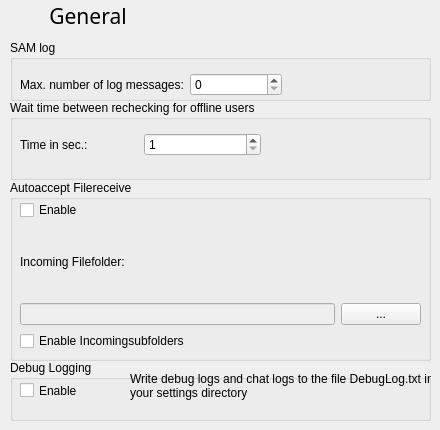
      <widget class="QWidget" name="general_page">
       <widget class="QGroupBox" name="groupBox_6">
        <property name="geometry">
         <rect>
          <x>10</x>
          <y>100</y>
          <width>421</width>
          <height>80</height>
         </rect>
        </property>
        <property name="title">
         <string>Wait time between rechecking for offline users</string>
        </property>
        <widget class="QWidget" name="layoutWidget_1">
         <property name="geometry">
          <rect>
           <x>10</x>
           <y>30</y>
           <width>241</width>
           <height>29</height>
          </rect>
         </property>
         <layout class="QHBoxLayout" name="horizontalLayout_3">
          <item>
           <widget class="QLabel" name="label_6">
            <property name="text">
             <string>Time in sec.:</string>
            </property>
           </widget>
          </item>
          <item>
           <widget class="QSpinBox" name="waitTimeBetweenCheckingForOfflineUsersSecondsSpinBox">
            <property name="minimum">
             <number>1</number>
            </property>
            <property name="maximum">
             <number>99999</number>
            </property>
            <property name="value">
             <number>1</number>
            </property>
           </widget>
          </item>
         </layout>
        </widget>
       </widget>
       <widget class="QGroupBox" name="groupBox">
        <property name="geometry">
         <rect>
          <x>10</x>
          <y>40</y>
          <width>421</width>
          <height>61</height>
         </rect>
        </property>
        <property name="title">
         <string>SAM log</string>
        </property>
        <widget class="QWidget" name="layoutWidget_18">
         <property name="geometry">
          <rect>
           <x>10</x>
           <y>30</y>
           <width>262</width>
           <height>29</height>
          </rect>
         </property>
         <layout class="QHBoxLayout" name="horizontalLayout_4">
          <item>
           <widget class="QLabel" name="label_4">
            <property name="text">
             <string>Max. number of log messages:</string>
            </property>
           </widget>
          </item>
          <item>
           <widget class="QSpinBox" name="spinBox"/>
          </item>
         </layout>
        </widget>
       </widget>
       <widget class="QWidget" name="layoutWidget_3">
        <property name="geometry">
         <rect>
          <x>10</x>
          <y>0</y>
          <width>117</width>
          <height>32</height>
         </rect>
        </property>
        <layout class="QGridLayout">
         <property name="leftMargin">
          <number>0</number>
         </property>
         <property name="topMargin">
          <number>0</number>
         </property>
         <property name="rightMargin">
          <number>0</number>
         </property>
         <property name="bottomMargin">
          <number>0</number>
         </property>
         <property name="spacing">
          <number>6</number>
         </property>
         <item row="0" column="1">
          <widget class="QLabel" name="basicLabel">
           <property name="sizePolicy">
            <sizepolicy hsizetype="Fixed" vsizetype="Fixed">
             <horstretch>0</horstretch>
             <verstretch>0</verstretch>
            </sizepolicy>
           </property>
           <property name="minimumSize">
            <size>
             <width>0</width>
             <height>30</height>
            </size>
           </property>
           <property name="font">
            <font>
             <family>Sans Serif</family>
             <pointsize>16</pointsize>
             <weight>75</weight>
             <italic>true</italic>
             <bold>true</bold>
             <underline>true</underline>
             <strikeout>false</strikeout>
            </font>
           </property>
           <property name="text">
            <string>&lt;html&gt;&lt;head&gt;&lt;meta name=&quot;qrichtext&quot; content=&quot;1&quot; /&gt;&lt;style type=&quot;text/css&quot;&gt;
p, li { white-space: pre-wrap; }
&lt;/style&gt;&lt;/head&gt;&lt;body style=&quot; font-family:'Sans Serif'; font-size:16pt; font-weight:600; font-style:italic; text-decoration: underline;&quot;&gt;
&lt;p style=&quot; -qt-block-indent:0; text-indent:0px;&quot;&gt;&lt;span style=&quot; font-weight:400; font-style:normal; text-decoration:none;&quot;&gt;General&lt;/span&gt;&lt;/p&gt;&lt;/body&gt;&lt;/html&gt;</string>
           </property>
           <property name="alignment">
            <set>Qt::AlignCenter</set>
           </property>
          </widget>
         </item>
         <item row="0" column="0">
          <widget class="QLabel" name="basiciconlabel">
           <property name="text">
            <string/>
           </property>
           <property name="pixmap">
            <pixmap resource="resourcen.qrc">:/icons/settings.png</pixmap>
           </property>
           <property name="alignment">
            <set>Qt::AlignCenter</set>
           </property>
          </widget>
         </item>
        </layout>
       </widget>
       <widget class="QGroupBox" name="groupBox_16">
        <property name="geometry">
         <rect>
          <x>10</x>
          <y>180</y>
          <width>421</width>
          <height>181</height>
         </rect>
        </property>
        <property name="title">
         <string>Autoaccept Filereceive</string>
        </property>
        <widget class="QWidget" name="layoutWidget_19">
         <property name="geometry">
          <rect>
           <x>10</x>
           <y>20</y>
           <width>401</width>
           <height>151</height>
          </rect>
         </property>
         <layout class="QVBoxLayout" name="verticalLayout_5">
          <item>
           <layout class="QVBoxLayout" name="verticalLayout_2">
            <item>
             <widget class="QCheckBox" name="checkBox_AutoAcceptFileRecive">
              <property name="enabled">
               <bool>true</bool>
              </property>
              <property name="text">
               <string>Enable</string>
              </property>
              <property name="checkable">
               <bool>true</bool>
              </property>
             </widget>
            </item>
            <item>
             <widget class="QLabel" name="label_16">
              <property name="text">
               <string>Incoming Filefolder:</string>
              </property>
             </widget>
            </item>
            <item>
             <layout class="QHBoxLayout" name="horizontalLayout_2">
              <item>
               <widget class="QLineEdit" name="txt_IncomingFileFolder">
                <property name="enabled">
                 <bool>false</bool>
                </property>
               </widget>
              </item>
              <item>
               <widget class="QPushButton" name="cmd_IncomingFileFolder">
                <property name="enabled">
                 <bool>true</bool>
                </property>
                <property name="text">
                 <string>...</string>
                </property>
               </widget>
              </item>
             </layout>
            </item>
           </layout>
          </item>
          <item>
           <widget class="QCheckBox" name="checkBox_IncomingSubFolders">
            <property name="enabled">
             <bool>true</bool>
            </property>
            <property name="text">
             <string>Enable Incomingsubfolders</string>
            </property>
            <property name="checkable">
             <bool>true</bool>
            </property>
           </widget>
          </item>
         </layout>
        </widget>
       </widget>
       <widget class="QGroupBox" name="groupBox_22">
        <property name="geometry">
         <rect>
          <x>10</x>
          <y>360</y>
          <width>421</width>
          <height>61</height>
         </rect>
        </property>
        <property name="title">
         <string>Debug Logging</string>
        </property>
        <widget class="QCheckBox" name="checkBox_DebugLog">
         <property name="enabled">
          <bool>true</bool>
         </property>
         <property name="geometry">
          <rect>
           <x>10</x>
           <y>20</y>
           <width>101</width>
           <height>21</height>
          </rect>
         </property>
         <property name="text">
          <string>Enable</string>
         </property>
         <property name="checkable">
          <bool>true</bool>
         </property>
        </widget>
        <widget class="QLabel" name="label_37">
         <property name="geometry">
          <rect>
           <x>120</x>
           <y>0</y>
           <width>311</width>
           <height>51</height>
          </rect>
         </property>
         <property name="text">
          <string>Write debug logs and chat logs to the file DebugLog.txt in your settings directory</string>
         </property>
         <property name="wordWrap">
          <bool>true</bool>
         </property>
        </widget>
       </widget>
      </widget>
